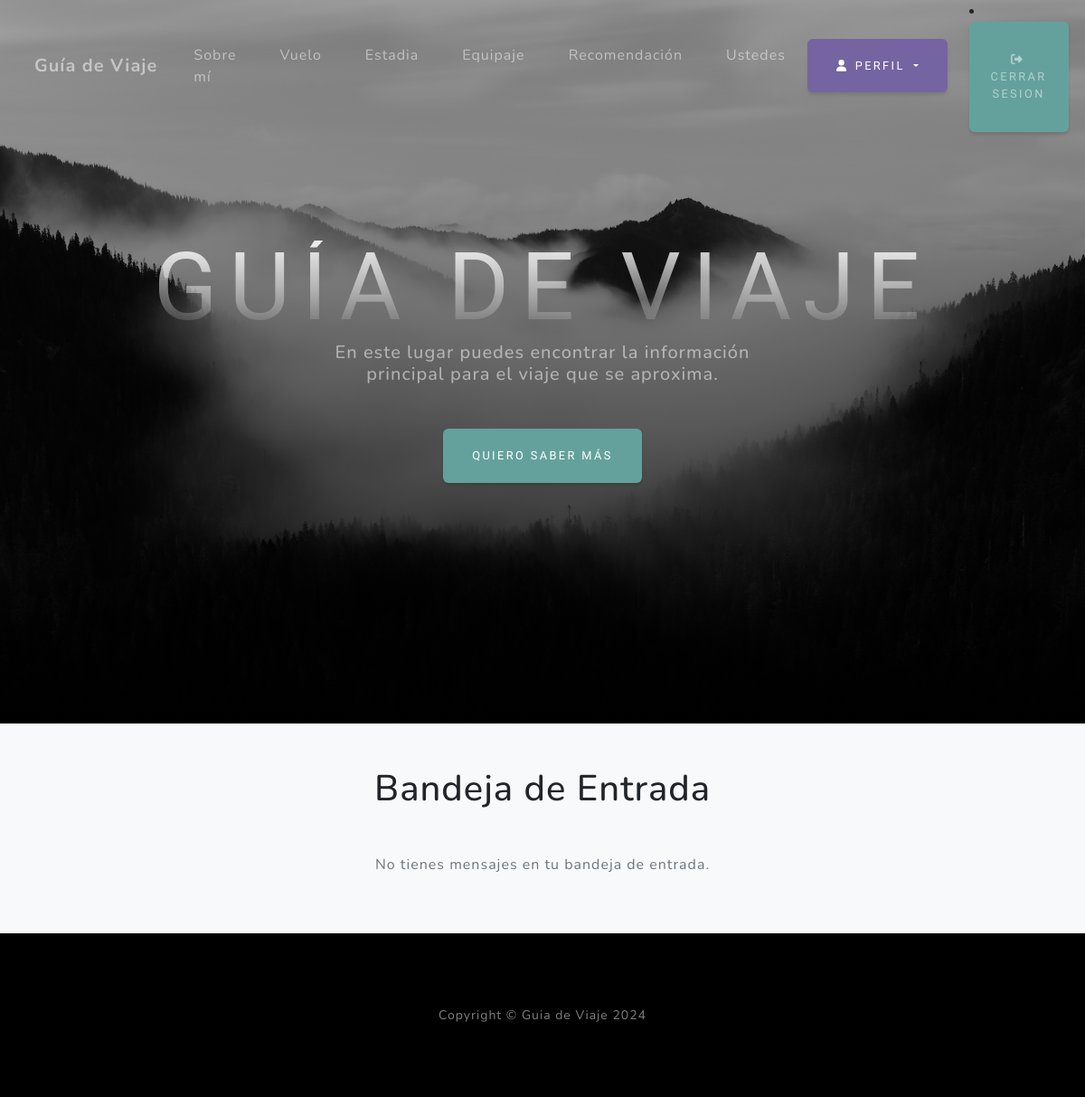
Page /mensaje/mostrar-mensaje/ (signed in) on the earlier database version.
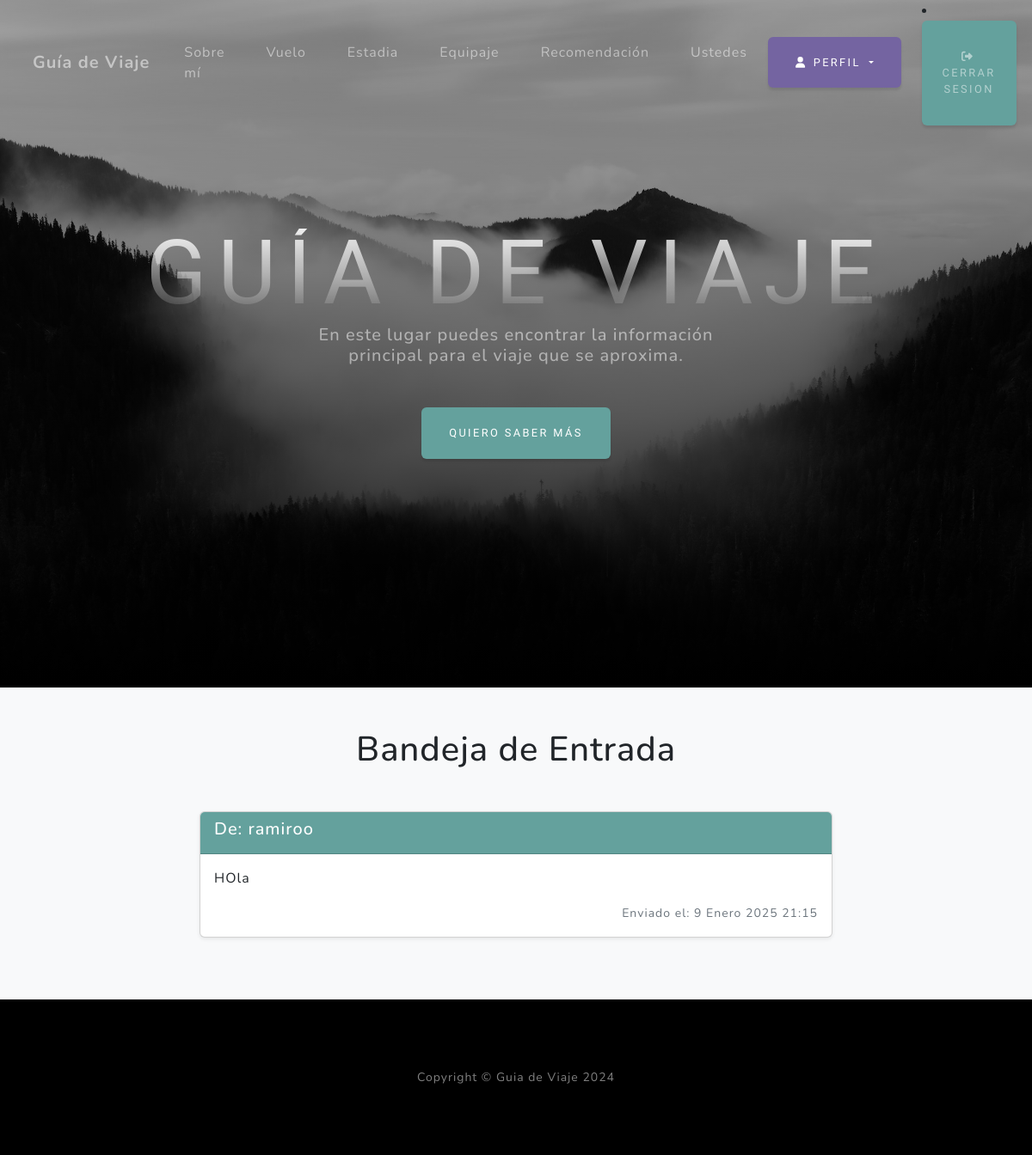
Same page on the later database version.
### app_mensajeria/models.py (models this page shows, shortened)
class Mensaje(models.Model):
    remitente = models.ForeignKey(User, related_name="Mensajes_enviados", on_delete=models.CASCADE)
    destinatario = models.ForeignKey(User, related_name="Mensajes_arecibidos", on_delete=models.CASCADE)
    contenido = models.TextField()
    fecha_envio = models.DateTimeField(auto_now_add=True)

### app_mensajeria/views.py (the view)
# urls.py: path("mostrar-mensaje/", views.mostrar_mensaje, name="mostrar-mensaje"),
def mostrar_mensaje(request):
    mensajes = Mensaje.objects.filter(destinatario=request.user).order_by('-fecha_envio')
    return render(request, 'app_mensajeria/mostrar-mensaje.html', {'mensajes':mensajes})

### app_mensajeria/templates/app_mensajeria/mostrar-mensaje.html (shortened to what this page needs)
{% extends "app_viaje/base.html" %}
{% block content %}
<section id="inbox" class="py-5 bg-light">
    <div class="container">
        <h1 class="text-center mb-5">Bandeja de Entrada</h1>
        {% if mensajes %}
            <div class="row justify-content-center">
                <div class="col-md-8">
                    {% for mensaje in mensajes %}
                        <div class="card shadow-sm mb-4">
                            <div class="card-header bg-primary text-white">
                                <h5>De: {{ mensaje.remitente }}</h5>
                            </div>
                            <div class="card-body">
                                <p class="mb-3">{{ mensaje.contenido }}</p>
                                <p class="text-muted text-end mb-0">
                                    <small>Enviado el: {{ mensaje.fecha_envio }}</small>
                                </p>
                            </div>
                        </div>
                    {% endfor %}
                </div>
            </div>
        {% else %}
            <div class="text-center">
                <p class="text-muted">No tienes mensajes en tu bandeja de entrada.</p>
            </div>
        {% endif %}
    </div>
</section>
{% endblock %}

### app_viaje/templates/app_viaje/base.html (shortened to what this page needs)
{% load static %}
<!DOCTYPE html>
<html lang="es">
    <head>
        <link href="{% static 'app_viaje/css/styles.css' %}" rel="stylesheet" />
    </head>
    <body id="page-top">
        <nav class="navbar navbar-expand-lg navbar-light fixed-top" id="mainNav">
            <div class="container px-1 px-lg-2">
                <a class="navbar-brand" href="{% url 'inicio' %}">Guía de Viaje</a>
                <div class="collapse navbar-collapse" id="navbarResponsive">
                    <ul class="navbar-nav ms-auto">
                        <li class="nav-item"><a class="nav-link" href="{% url 'sobre-mi' %}">Sobre mí</a></li>
                        <li class="nav-item"><a class="nav-link" href="{% url 'vuelo' %}">Vuelo</a></li>
                        <li class="nav-item"><a class="nav-link" href="{% url 'estadia' %}">Estadia</a></li>
                        <li class="nav-item"><a class="nav-link" href="{% url 'equipaje' %}">Equipaje</a></li>
                        <li class="nav-item"><a class="nav-link" href="{% url 'recomendaciones' %}">Recomendación</a></li>
                        <li class="nav-item"><a class="nav-link" href="{% url 'lista_comentarios' %}">Ustedes</a></li>
                    </ul>
                        {% if user.is_authenticated %}
                        <div class="dropdown">
                            <button class="btn btn-secondary dropdown-toggle me-4" type="button" data-bs-toggle="dropdown" aria-expanded="false"><i class="fas fa-user me-1"></i>
                              PERFIL
                            </button>
                        </div>
                        <li class="nav-item"><a class="nav-link btn btn-primary me-4" href="{% url 'cerrar-sesion' %}"><i class="fas fa-sign-out-alt me-1"></i>Cerrar Sesion</a></li>
                        {% endif %}
                </div>
            </div>
        </nav>
        <header class="masthead">
            <div class="container px-4 px-lg-5 d-flex h-100 align-items-center justify-content-center">
                <div class="d-flex justify-content-center">
                    <div class="text-center">
                        <h1 class="mx-auto my-0 text-uppercase">Guía de Viaje</h1>
                        <h2 class="text-white-50 mx-auto mt-2 mb-5">En este lugar puedes encontrar la información principal para el viaje que se aproxima.</h2>
                        <a class="btn btn-primary" href="#about">Quiero saber más</a>
                    </div>
                </div>
            </div>
        </header>
        {% block content %}
        {% endblock %}
        <footer class="footer bg-black small text-center text-white-50">
            <div class="container px-4 px-lg-5">Copyright &copy; Guia de Viaje 2024</div>
        </footer>
    </body>
</html>

Differences in the rows shown:
added Mensaje: remitente "ramiroo", contenido "HOla", fecha_envio "9 Enero 2025 21:15"
Other differences:
text no longer shown: "No tienes mensajes en tu bandeja de entrada."
